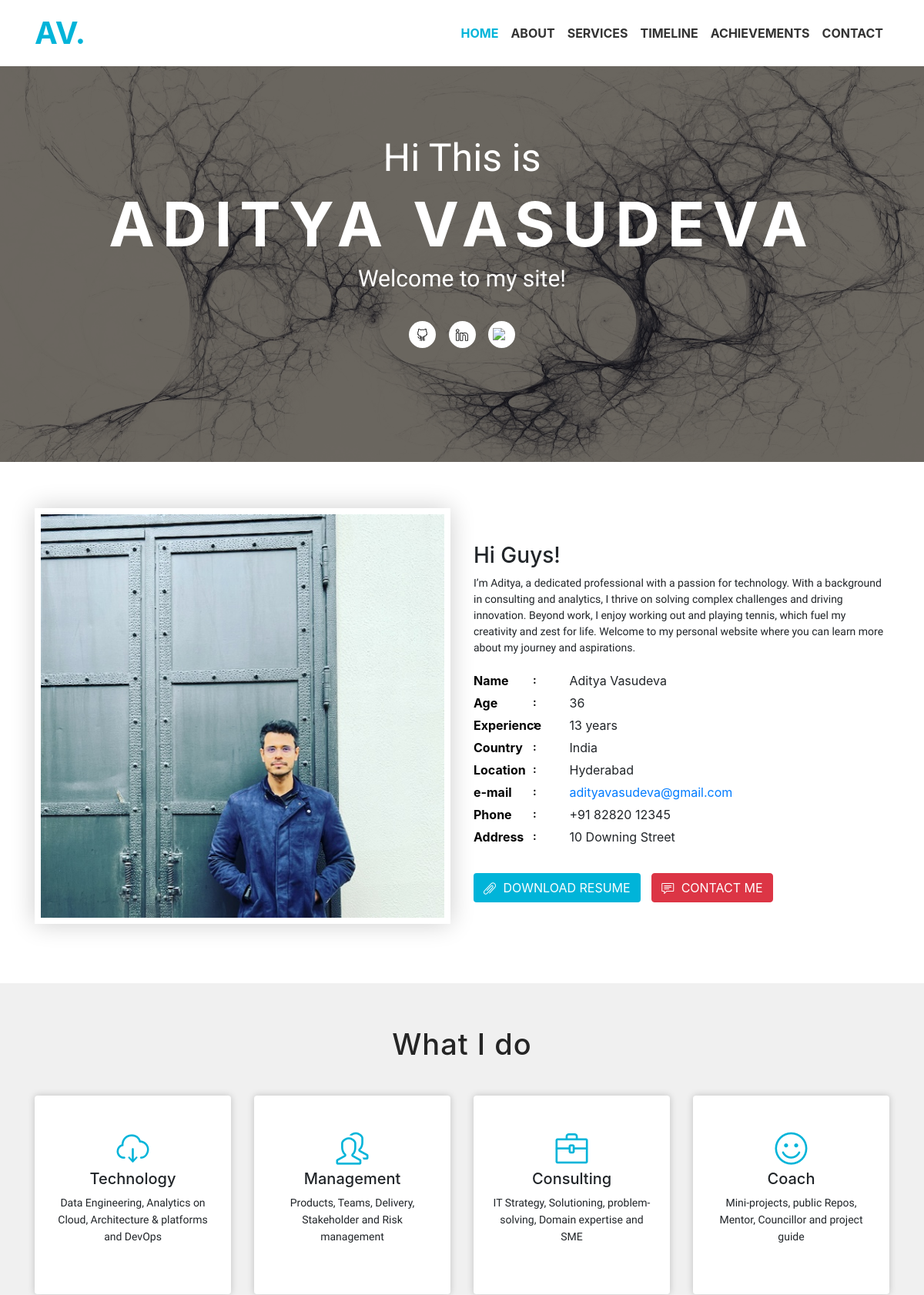
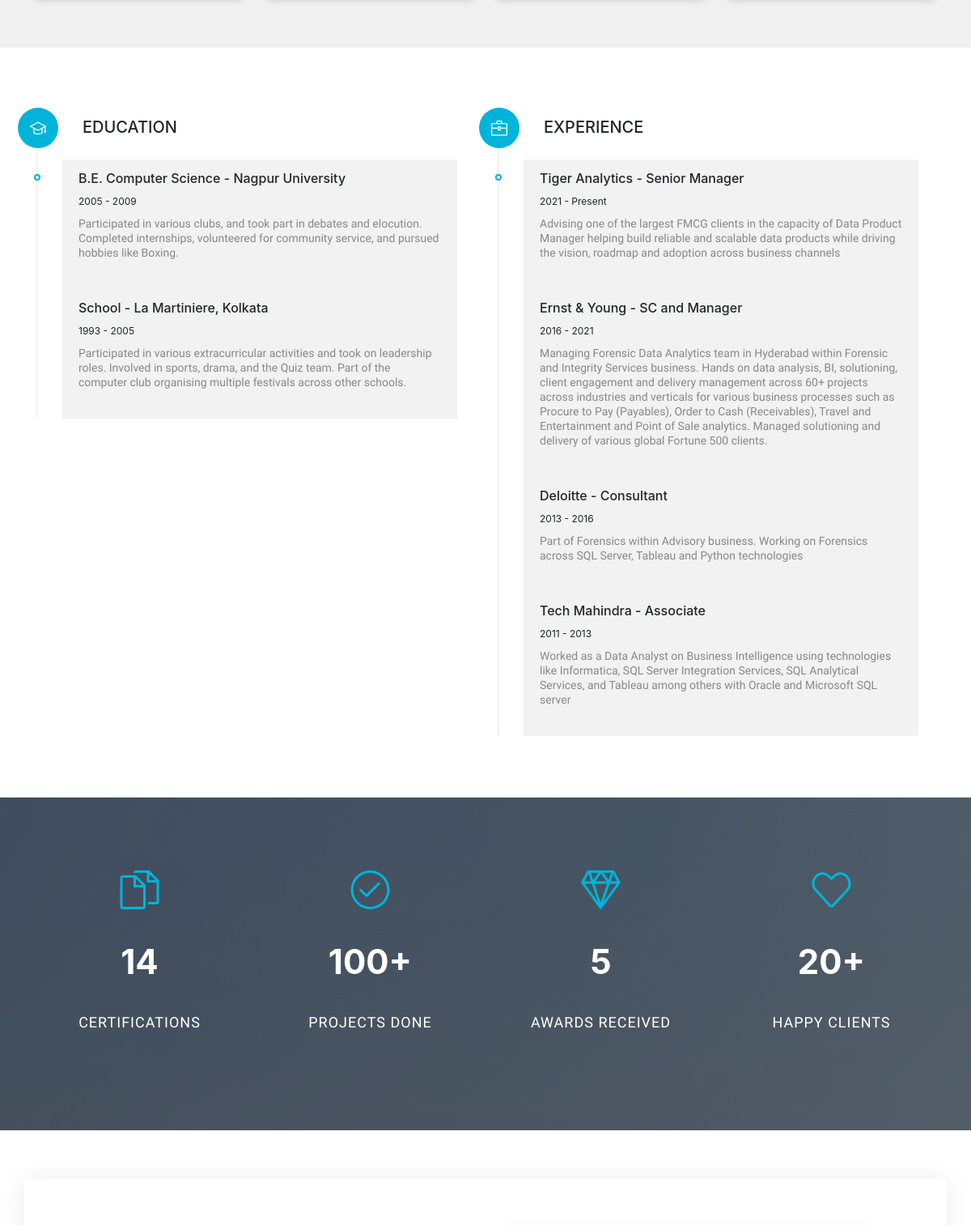
The page / (upper part) on the database its author committed (2 pictures, top to bottom).
### AboutMe/models.py (models this page shows)
class Person(models.Model):
    person_id   =   models.UUIDField(primary_key=True, default=uuid.uuid4, editable=False)
    name        =   models.CharField(max_length=100)
    age         =   models.PositiveIntegerField(default=0)
    exp         =   models.CharField(max_length=100)
    country     =   models.CharField(max_length=100)
    location    =   models.CharField(max_length=100)
    email       =   models.EmailField(max_length=200)
    phone       =   models.CharField(max_length=100)
    address     =   models.CharField(max_length=200)

class Skill(models.Model):
    skill_id    =   models.UUIDField(primary_key=True, default=uuid.uuid4, editable=False)
    person_id   =   models.ForeignKey("person", on_delete=models.CASCADE)
    skill_type  =   models.CharField(max_length=200)
    skill_desc  =   models.TextField()

class Education(models.Model):
    edu_id      =   models.UUIDField(primary_key=True, default=uuid.uuid4, editable=False)
    person_id   =   models.ForeignKey("person", on_delete=models.CASCADE)
    edu_name    =   models.CharField(max_length=200)
    edu_dur     =   models.CharField(max_length=200)
    edu_desc    =   models.TextField()

class Experience(models.Model):
    exp_id      =   models.UUIDField(primary_key=True, default=uuid.uuid4, editable=False)
    person_id   =   models.ForeignKey("person", on_delete=models.CASCADE)
    exp_name    =   models.CharField(max_length=200)
    exp_dur     =   models.CharField(max_length=200)
    exp_desc    =   models.TextField()

### AboutMe/views.py (the view)
# urls.py: path('', views.home, name='home'),
def home(request):
    context = {
        'person'    :   Person.objects.filter(name='Aditya Vasudeva').first(),
        'skill'     :   Skill.objects.filter(person_id__name='Aditya Vasudeva'),
        'edu'       :   Education.objects.filter(person_id__name='Aditya Vasudeva').order_by('-edu_dur'),
        'exp'       :   Experience.objects.filter(person_id__name='Aditya Vasudeva').order_by('-exp_dur'),
        'cert'      :   Certification.objects.all()
    }
    return render(request, 'AboutMe/index.html', context)

### AboutMe/templates/AboutMe/index.html (shortened to what this page needs)
{% load static %}
<!DOCTYPE html>
<html lang="en">
  <head>
    <link href="https://maxcdn.bootstrapcdn.com/bootstrap/4.0.0/css/bootstrap.min.css" rel="stylesheet">
    <link rel="stylesheet" href="https://cdnjs.cloudflare.com/ajax/libs/animate.css/4.1.1/animate.min.css">
    <link rel="stylesheet" type="text/css" href="{% static 'css/bootstrap.min.css' %}" >
    <link rel="stylesheet" type="text/css" href="{% static 'fonts/font-awesome.min.css' %}">
    <link rel="stylesheet" type="text/css" href="{% static 'fonts/simple-line-icons.css' %}">
    <link rel="stylesheet" type="text/css" href="{% static 'css/slicknav.css' %}">
    <link rel="stylesheet" type="text/css" href="{% static 'css/nivo-lightbox.css' %}" >
    <link rel="stylesheet" type="text/css" href="{% static 'css/animate.css' %}">
    <link rel="stylesheet" type="text/css" href="{% static 'css/main.css' %}">
    <link rel="stylesheet" type="text/css" href="{% static 'css/responsive.css' %}">
  <link href="https://maxcdn.bootstrapcdn.com/bootstrap/4.0.0/css/bootstrap.min.css" rel="stylesheet">
  </head>
  <body>
    <header id="header-wrap">
      <nav class="navbar navbar-expand-lg fixed-top scrolling-navbar indigo">
        <div class="container">
          <div class="navbar-header">
            <span style="font-size: 40px; font-weight: bold; color: #00b4d9;">AV.</span>
          </div>
          <div class="collapse navbar-collapse" id="main-navbar">
            <ul class="onepage-nev navbar-nav mr-auto w-100 justify-content-end clearfix">
              <li class="nav-item active">
                <a class="nav-link" href="#hero-area">
                  Home
                </a>
              </li>
              <li class="nav-item">
                <a class="nav-link" href="#about">
                  About
                </a>
              </li>
              <li class="nav-item">
                <a class="nav-link" href="#services">
                  Services
                </a>
              </li>
              <li class="nav-item">
                <a class="nav-link" href="#timeline">
                  Timeline
                </a>
              </li>
              <li class="nav-item">
                <a class="nav-link" href="#achievements">
                  Achievements
                </a>
              </li>
              <li class="nav-item">
                <a class="nav-link" href="#contact">
                  Contact
                </a>
              </li>
            </ul>
          </div>
        </div>
      </nav>
      <div id="hero-area" class="hero-area-bg">
        <div class="overlay"></div>
        <div class="container">
          <div class="row">
            <div class="col-md-12 col-sm-12 text-center">
              <div class="contents">
                <h5 class="script-font wow fadeInUp" data-wow-delay="0.2s">Hi This is</h5>
                <h2 class="head-title wow fadeInUp" data-wow-delay="0.4s">Aditya Vasudeva</h2>
                <p class="script-font wow fadeInUp" data-wow-delay="0.6s">Welcome to my site!</p>
                <ul class="social-icon wow fadeInUp" data-wow-delay="0.8s">
                  <li>
                    <a class="github" href="https://github.com/TheIrrationalCoder" target="_blank"><i class="icon-social-github"></i></a>
                  </li>
                  <li>
                    <a class="linkedin" href="https://www.linkedin.com/in/aditya-vasudeva-502a88102/" target="_blank"><i class="icon-social-linkedin"></i></a>
                  </li>
                  <li>
                    <a href="https://bit.ly/3tnqKwv" target="_blank" class="icon-social-powerbi">
                      <img src="https://upload.wikimedia.org/wikipedia/commons/c/cf/New_Power_BI_Logo.svg" alt="Power BI" class="icon-social-powerbi">
                  </a>
                  </li>
                </ul>
              </div>
            </div>
          </div>
        </div>
      </div>
    </header>
    <section id="about" class="section-padding">
      <div class="container">
        <div class="row">
          <div class="col-lg-6 col-md-6 col-sm-12 col-xs-12">
            <div class="img-thumb wow fadeInLeft" data-wow-delay="0.3s">
              <img class="img-fluid border-shadow-img" src="{% static '/img/about/about.jpeg' %}" alt="">
            </div>
          </div>
          <div class="col-lg-6 col-md-6 col-sm-12 col-xs-12">
            <div class="profile-wrapper wow fadeInRight" data-wow-delay="0.3s">
              <h3>Hi Guys!</h3>
              <p>I’m Aditya, a dedicated professional with a passion for technology. With a background in consulting and analytics, I thrive on solving complex challenges and driving innovation. Beyond work, I enjoy working out and playing tennis, which fuel my creativity and zest for life. Welcome to my personal website where you can learn more about my journey and aspirations.</p>
              <div class="about-profile">
                <ul class="admin-profile">
                  <li><span class="pro-title"> Name </span> <span class="pro-detail">{{ person.name }}</span></li>
                  <li><span class="pro-title"> Age </span> <span class="pro-detail">{{ person.age }}</span></li>
                  <li><span class="pro-title"> Experience </span> <span class="pro-detail">{{person.exp}}</span></li>
                  <li><span class="pro-title"> Country </span> <span class="pro-detail">{{person.country}}</span></li>
                  <li><span class="pro-title"> Location </span> <span class="pro-detail">{{person.location}}</span></li>
                  <li><span class="pro-title"> e-mail </span> <span class="pro-detail"><a href="mailto:{{person.email}}">{{person.email}}</a></span></li>
                  <li><span class="pro-title"> Phone </span> <span class="pro-detail">+91 {{person.phone}}</span></li>
                  <li><span class="pro-title"> Address </span> <span class="pro-detail">{{person.address}}</span></li>
                </ul>
              </div>
              <div>
              <button id="downloadResumeBtn" class="btn btn-common" onclick="togglePopup()"><i class="icon-paper-clip"></i> Download Resume</button>
              <a href="#contact" class="btn btn-danger" id="scrollLink"><i class="icon-speech"></i> Contact Me </a>
              </div>
            </div>
          </div>
        </div>
      </div>
    </section>
    <section id="services" class="services section-padding">
      <h2 class="section-title wow flipInX" data-wow-delay="0.4s">What I do</h2>
      <div class="container">
        <div class="row">
          <div class="col-md-6 col-lg-3 col-xs-12">
            <div class="services-item wow fadeInDown" data-wow-delay="0.3s">
              <div class="icon">
                <i class="icon-cloud-download"></i>
              </div>
              <div class="services-content">
                <h5>
                    {% for item in skill %}
                      {% if item.skill_type == 'Technology' %}
                        {{ item.skill_type }}
                      {% endif %}
                    {% endfor %}
                </h5>
                    <p>{% for item in skill %}
                          {% if item.skill_type == 'Technology' %}
                            {{ item.skill_desc }}
                          {% endif %}
                        {% endfor %}
                    </p>
                </div>
              </div>
            </div>
          <div class="col-md-6 col-lg-3 col-xs-12">
            <div class="services-item wow fadeInDown" data-wow-delay="0.6s">
              <div class="icon">
                <i class="icon-people"></i>
              </div>
              <div class="services-content">
                <h5>{% for item in skill %}
                                  {% if item.skill_type == 'Management' %}
                                    {{ item.skill_type }}
                                  {% endif %}
                                {% endfor %}</h5>
                <p>{% for item in skill %}
                      {% if item.skill_type == 'Management' %}
                        {{ item.skill_desc }}
                      {% endif %}
                    {% endfor %}</p>
              </div>
            </div>
          </div>
          <div class="col-md-6 col-lg-3 col-xs-12">
            <div class="services-item wow fadeInDown" data-wow-delay="0.9s">
              <div class="icon">
                <i class="icon-briefcase"></i>
              </div>
              <div class="services-content">
                <h5>{% for item in skill %}
                                  {% if item.skill_type == 'Consulting' %}
                                    {{ item.skill_type }}
                                  {% endif %}
                                {% endfor %}</h5>
                <p>{% for item in skill %}
                      {% if item.skill_type == 'Consulting' %}
                        {{ item.skill_desc }}
                      {% endif %}
                    {% endfor %}</p>
              </div>
            </div>
          </div>
          <div class="col-md-6 col-lg-3 col-xs-12">
            <div class="services-item wow fadeInDown" data-wow-delay="1.2s">
              <div class="icon">
                <i class="icon-emotsmile"></i>
              </div>
              <div class="services-content">
                <h5>{% for item in skill %}
                                  {% if item.skill_type == 'Coach' %}
                                    {{ item.skill_type }}
                                  {% endif %}
                                {% endfor %}</h5>
                <p>{% for item in skill %}
                      {% if item.skill_type == 'Coach' %}
                        {{ item.skill_desc }}
                      {% endif %}
                    {% endfor %}</p>
              </div>
            </div>
          </div>
        </div>
      </div>
    </section>
    <div id="timeline" class="section-padding">
      <div class="container">
        <div class="row">
          <div class="col-lg-6 col-md-6 col-sm-6">
            <div class="education wow fadeInRight" data-wow-delay="0.3s">
              <ul class="timeline">
                <li>
                  <i class="icon-graduation"></i>
                  <h2 class="timelin-title">Education</h2>
                </li>
                <li>
                  {% for item in edu %}
                  <div class="content-text">
                    <h3 class="line-title">
                        {{ item.edu_name }}</h3>
                    <span>
                        {{ item.edu_dur }}</span>
                    <p class="line-text">
                        {{ item.edu_desc }}</p>
                  </div>
                  {% endfor %}
                </li>
              </ul>
            </div>
          </div>
          <div class="col-lg-6 col-md-6 col-sm-6">
            <div class="experience wow fadeInRight" data-wow-delay="0.6s">
              <ul class="timeline">
                <li>
                  <i class="icon-briefcase"></i>
                  <h2 class="timelin-title">Experience</h2>
                </li>
                <li>
                  {% for item in exp %}
                  <div class="content-text">
                    <h3 class="line-title">{{ item.exp_name }}</h3>
                    <span>{{ item.exp_dur }}</span>
                    <p class="line-text">{{ item.exp_desc }}</p>
                  </div>
                  {% endfor %}
                </li>
              </ul>
            </div>
          </div>
        </div>
      </div>
    </div>
    <section id="achievements" class="counter-section section-padding">
      <div class="container">
        <div class="row">
          <div id="A" class="col-md-3 col-sm-6 work-counter-widget text-center">
            <div class="counter wow fadeInDown" data-wow-delay="0.3s">
              <div id="linkA">
                <div class="icon"><i class="icon-docs"></i></div>
                <div class="counterUp">14</div>
                <p>Certifications</p>
              </div>
            </div>
          </div>
          <div id="B" class="col-md-3 col-sm-6 work-counter-widget text-center">
            <div class="counter wow fadeInDown no-hover" data-wow-delay="0.6s">
              <div class="icon"><i class="icon-check"></i></div>
              <div class="counterUp">100+</div>
              <p>Projects Done</p>
            </div>
          </div>
          <div class="col-md-3 col-sm-6 work-counter-widget text-center">
            <div class="counter wow fadeInDown" data-wow-delay="0.9s">
              <div id="linkB">
              <div class="icon"><i class="icon-diamond"></i></div>
              <div class="counterUp">5</div>
              <p>Awards Received</p>
              </div>
            </div>
          </div>
          <div class="col-md-3 col-sm-6 work-counter-widget text-center">
            <div class="counter wow fadeInDown" data-wow-delay="1.2s">
              <div id="linkC">
              <div class="icon"><i class="icon-heart"></i></div>
              <div class="counterUp">20+</div>
              <p>Happy Clients</p>
            </div>
          </div>
        </div>
      </div>
    </section>
    <section id="contact" class="section-padding">
      <div class="contact-form">
        <div class="container">
          <div class="row contact-form-area wow fadeInUp" data-wow-delay="0.4s">
          </div>
        </div>
      </div>
    </section>
  </body>
</html>

### AboutMe/templates/AboutMe/index.html (style rules this page uses)
.icon-social-powerbi { width: 24px; height: 24px; display: inline-block; vertical-align: middle; }
.counter { cursor: pointer; transition: background-color 0.3s; }
.no-hover { transition: none; }
.border-shadow-img { border: 10px solid white; box-shadow: 0 8px 16px rgba(0, 0, 0, 0.2); transition: box-shadow 0.3s ease-in-out; }

### rows shown on the page
Person: name "Aditya Vasudeva", age "36", exp "13 years", country "India", location "Hyderabad", email "adityavasudeva@gmail.com", phone "82820 12345", address "10 Downing Street"
Skill: skill_type "Technology", skill_desc "Data Engineering, Analytics on Cloud, Architecture & platforms and DevOps"
Skill: skill_type "Management", skill_desc "Products, Teams, Delivery, Stakeholder and Risk management"
Skill: skill_type "Consulting", skill_desc "IT Strategy, Solutioning, problem-solving, Domain expertise and SME"
Skill: skill_type "Coach", skill_desc "Mini-projects, public Repos, Mentor, Councillor and project guide"
Education: edu_name "B.E. Computer Science - Nagpur University", edu_dur "2005 - 2009", edu_desc "Participated in various clubs, and took part in debates and elocution. Completed internships, volunteered for community service, and pursued hobbies like Boxing."
Education: edu_name "School - La Martiniere, Kolkata", edu_dur "1993 - 2005", edu_desc "Participated in various extracurricular activities and took on leadership roles. Involved in sports, drama, and the Quiz team. Part of the computer club organising multiple festivals across other schools."
Experience: exp_name "Tiger Analytics - Senior Manager", exp_dur "2021 - Present", exp_desc "Advising one of the largest FMCG clients in the capacity of Data Product Manager helping build reliable and scalable data products while driving the vision, roadmap and adoption across business channels"
Experience: exp_name "Ernst & Young - SC and Manager", exp_dur "2016 - 2021", exp_desc "Managing Forensic Data Analytics team in Hyderabad within Forensic and Integrity Services business. Hands on data analysis, BI, solutioning, client engagement and delivery management across 60+ projects across industries and verticals for various business processes such as Procure to Pay (Payables), Order to Cash (Receivables), Travel and Entertainment and Point of Sale analytics. Managed solutioning and delivery of various global Fortune 500 clients."
Experience: exp_name "Deloitte - Consultant", exp_dur "2013 - 2016", exp_desc "Part of Forensics within Advisory business. Working on Forensics across SQL Server, Tableau and Python technologies"
Experience: exp_name "Tech Mahindra - Associate", exp_dur "2011 - 2013", exp_desc "Worked as a Data Analyst on Business Intelligence using technologies like Informatica, SQL Server Integration Services, SQL Analytical Services, and Tableau among others with Oracle and Microsoft SQL server"
